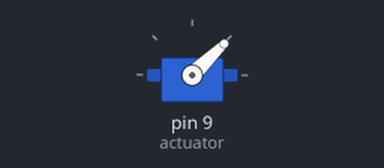
The sketch below on a simulated Arduino Uno, built with avr-gcc and run on an emulated ATmega328P. Parts: servo.

Above: at 3.05 s.
At 9.0 s:
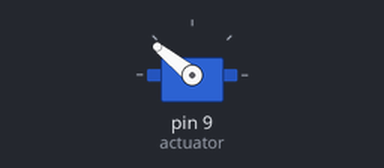
Timing chart, 0 to 10.8 s (numbered marks = the images above):
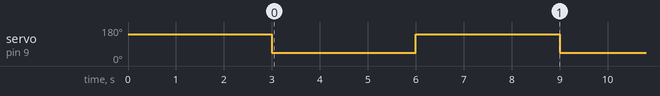

Measured:
- by itself, servo on pin 9 (actuator): alternates 141° for 3.0 s and 44° for 3.0 s

The sketch:

Actuator.ino
```cpp
#include <Servo.h>
Servo actuator;

void setup() {
  actuator.attach(9);
  actuator.writeMicroseconds(2000);
  delay(3000);
  }

void loop() {
  actuator.writeMicroseconds(1000);
  delay(3000);
  actuator.writeMicroseconds(2000);
  delay(3000);
}
```
